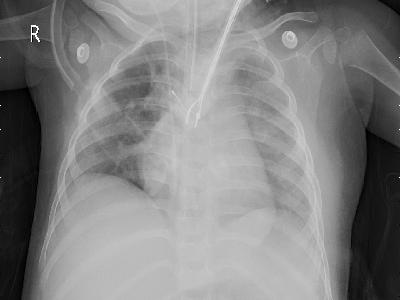
#> input picture Analysis/dataset/Pneumonia/2.jpeg, 400 x 300 px, found by its file name
$ python Heatmap.py
#> lines starting #> are read from the running program, lines starting #| are printed output that depends on the picture; after the words box and inside, x2 and y2 are one past the last pixel; in counts of white or black regions, pixels touching at a corner belong together
# -*- coding: utf-8 -*-
"""
Created on Wed Nov 18 16:05:10 2020

@author: SS067504
"""
from PIL import Image
import cv2
'''
img = cv2.imread('2.jpeg')
gray_img = cv2.cvtColor(img, cv2.COLOR_BGR2GRAY)
heatmap_img = cv2.applyColorMap(gray_img, cv2.COLORMAP_BONE)

fin = cv2.addWeighted(heatmap_img, 0.7, img, 0.3, 0)

img = Image.fromarray(fin)
img.save('test.png')
img.show()#heatmap_img.save("heatmap_img.jpg")
#fin.show()
#fin.save("fin.jpg")


import matplotlib.pyplot as plt
import numpy as np
import cv2

image = cv2.imread('2.jpeg', 0)
colormap = plt.get_cmap('inferno')
heatmap = (colormap(image) * 2**16).astype(np.uint16)[:,:,:3]
heatmap = cv2.cvtColor(heatmap, cv2.COLOR_RGB2BGR)

cv2.imshow('image', image)
cv2.imshow('heatmap', heatmap)
cv2.waitKey()
'''
import cv2
import numpy as np
import matplotlib.pyplot as plt

frame = cv2.imread("2.jpeg")
#> frame is the input picture: shape (300, 400, 3); min 0, max 255, mean 129.6
lower_black = np.array([0,0,0], dtype = "uint16")
upper_black = np.array([70,70,70], dtype = "uint16")
black_mask = cv2.inRange(frame, lower_black, upper_black)
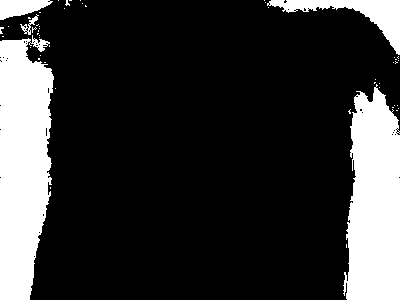
#> black_mask: shape (300, 400); 20.3% white; 52 white regions (47 under 20 px), largest, box (x1, y1, x2, y2) and area: (0, 35, 54, 300) 11431, (343, 84, 400, 300) 9923, (267, 0, 400, 55) 2077, (0, 0, 53, 20) 683, (20, 14, 39, 35) 107
cv2.imwrite('img.jpg',black_mask)

from PIL import Image
im1 = Image.open("2.jpeg")
im2 = Image.open("img.jpg")

newimg = Image.blend(im1, im2, alpha=0.5)
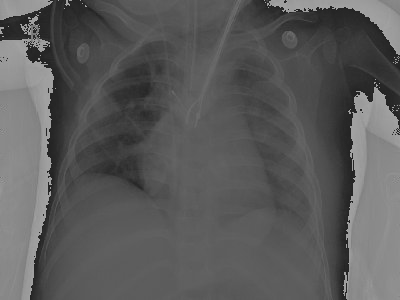
#> newimg: PIL image 400x300 L; min 35, max 162, mean 90.4
newimg.save("blended.jpg")


image = cv2.imread('blended.jpg', 0)
#> image: shape (300, 400); min 2, max 194, mean 90.4
colormap = plt.get_cmap('inferno')
heatmap = (colormap(image) * 2**16).astype(np.uint16)[:,:,:3]
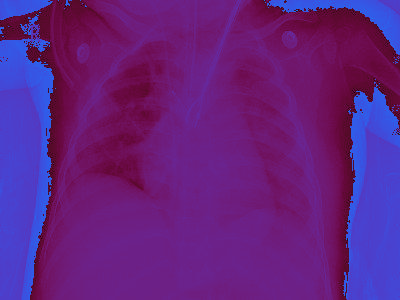
#> heatmap: shape (300, 400, 3) uint16; mean of channels 0, 1, 2 32837.6, 8685.7, 25289.6; drawn with min black and max white
heatmap = cv2.cvtColor(heatmap, cv2.COLOR_RGB2BGR)
cv2.imwrite('heatmap1.png', heatmap)
cv2.waitKey()#heatmap_img.save("heatmap_img.jpg")

$ run again, with Analysis/dataset/Pneumonia/1.jpeg copied over Analysis/dataset/Pneumonia/2.jpeg
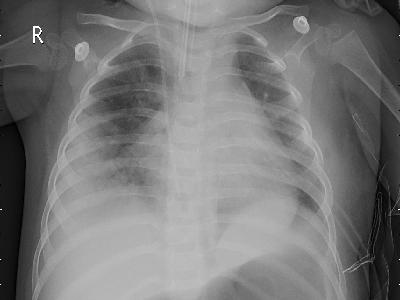
#> input picture Analysis/dataset/Pneumonia/1.jpeg, 400 x 300 px, found by its file name
#> frame is the input picture: shape (300, 400, 3); min 0, max 255, mean 120.7
#> `black_mask = cv2.inRange(frame, lower_black, upper_black)`:
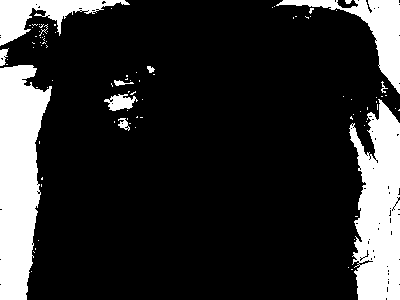
#> black_mask: shape (300, 400); 18.2% white; 91 white regions (79 under 20 px), largest, box (x1, y1, x2, y2) and area: (0, 65, 52, 300) 8460, (349, 99, 400, 300) 7392, (276, 0, 400, 94) 2776
#> `heatmap = (colormap(image) * 2**16).astype(np.uint16)[:,:,:3]`:
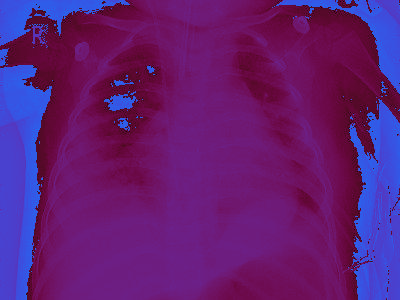
#> heatmap: shape (300, 400, 3) uint16; mean of channels 0, 1, 2 29807, 7828.5, 25084.7; drawn with min black and max white

$ run again, with Analysis/dataset/Pneumonia/108.jpeg copied over Analysis/dataset/Pneumonia/2.jpeg
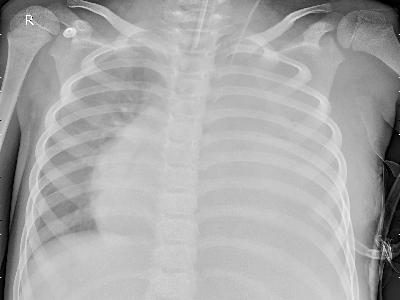
#> input picture Analysis/dataset/Pneumonia/108.jpeg, 400 x 300 px, found by its file name
#> frame is the input picture: shape (300, 400, 3); min 0, max 255, mean 169.6
#> `black_mask = cv2.inRange(frame, lower_black, upper_black)`:
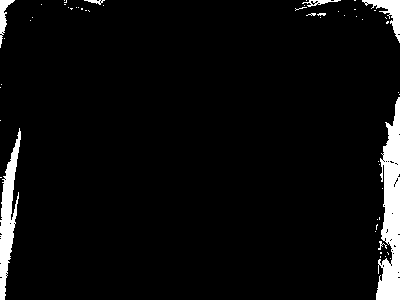
#> black_mask: shape (300, 400); 4.7% white; 55 white regions (47 under 20 px), largest, box (x1, y1, x2, y2) and area: (376, 97, 400, 300) 2986, (0, 128, 21, 300) 1597, (362, 0, 400, 43) 523
#> `heatmap = (colormap(image) * 2**16).astype(np.uint16)[:,:,:3]`:
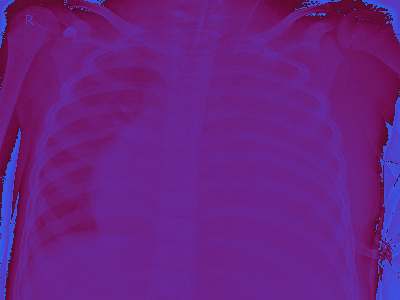
#> heatmap: shape (300, 400, 3) uint16; mean of channels 0, 1, 2 33142.5, 8229.3, 26818.8; drawn with min black and max white

$ run again, with Analysis/dataset/Pneumonia/110.jpeg copied over Analysis/dataset/Pneumonia/2.jpeg
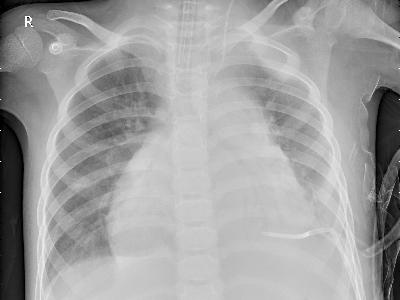
#> input picture Analysis/dataset/Pneumonia/110.jpeg, 400 x 300 px, found by its file name
#> frame is the input picture: shape (300, 400, 3); min 0, max 255, mean 161.3
#> `black_mask = cv2.inRange(frame, lower_black, upper_black)`:
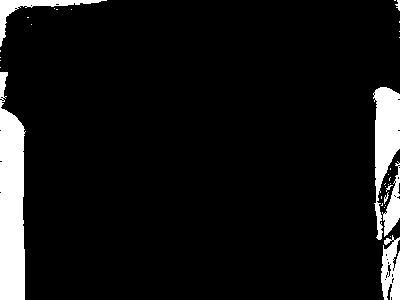
#> black_mask: shape (300, 400); 7.7% white; 33 white regions (26 under 20 px), largest, box (x1, y1, x2, y2) and area: (0, 72, 26, 300) 4642, (373, 87, 400, 240) 2214, (381, 235, 400, 300) 903
#> `heatmap = (colormap(image) * 2**16).astype(np.uint16)[:,:,:3]`:
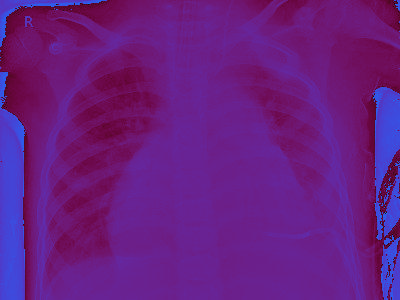
#> heatmap: shape (300, 400, 3) uint16; mean of channels 0, 1, 2 32993.4, 8211.9, 26626.3; drawn with min black and max white
